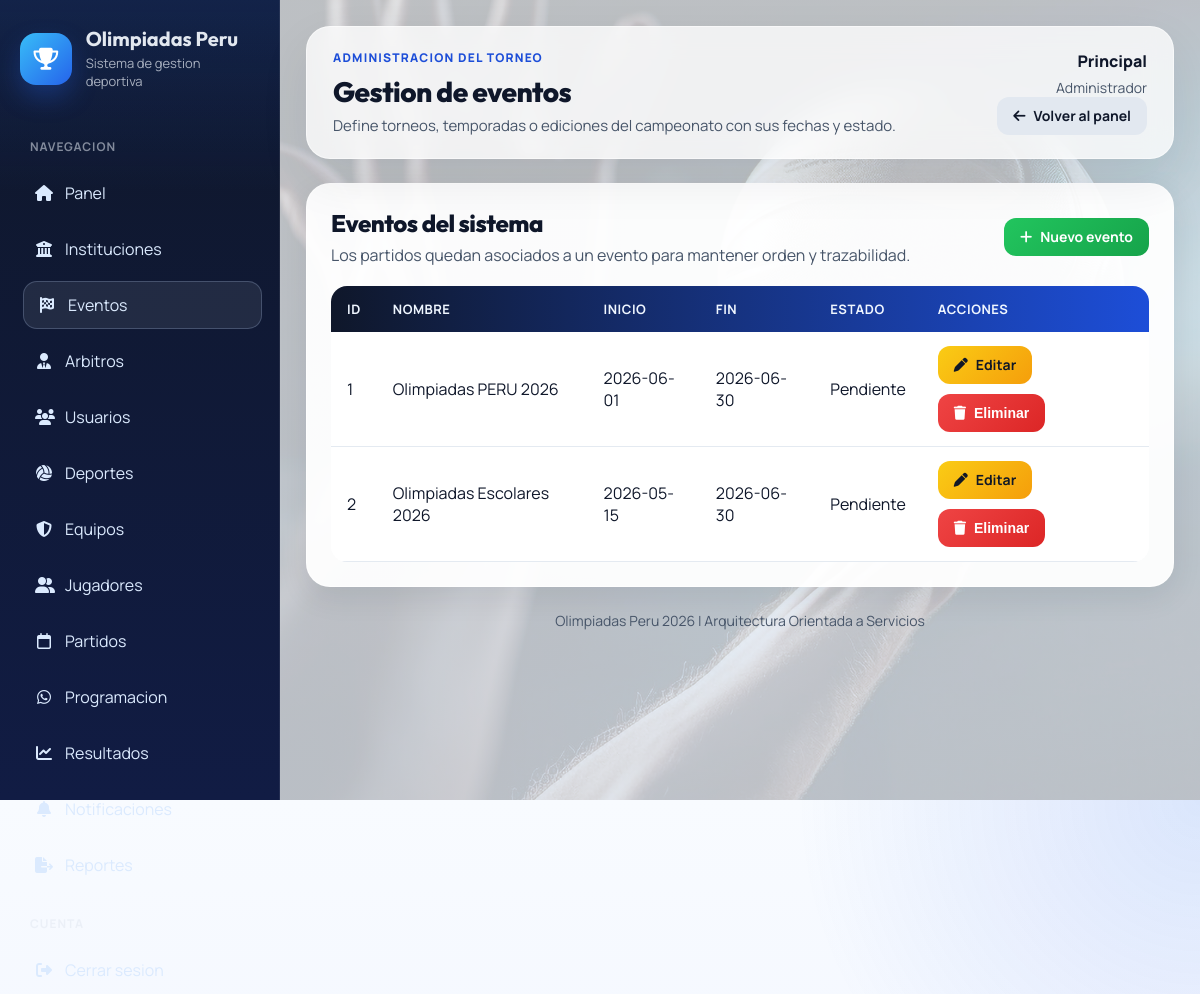
/modules/eventos/index.php (signed in), run on the app's committed database.
### tables this page shows
CREATE TABLE `eventos` (
  `id_evento` int(11) NOT NULL AUTO_INCREMENT,
  `nombre` varchar(150) NOT NULL,
  `descripcion` text DEFAULT NULL,
  `fecha_inicio` date DEFAULT NULL,
  `fecha_fin` date DEFAULT NULL,
  `estado` enum('Pendiente','En Curso','Finalizado') DEFAULT 'Pendiente',
  PRIMARY KEY (`id_evento`)
);

### modules/eventos/index.php (called while the page is built)
<?php require __DIR__ . '/index_view.php'; return; ?>

### includes/auth.php (called while the page is built, shortened)
<?php
function e(string $value): string
{
    return htmlspecialchars($value, ENT_QUOTES, 'UTF-8');
}

### modules/eventos/index_view.php (the view, shortened to what this page needs)
<?php
include '../../config/database.php';
$eventos = $conexion->query('SELECT * FROM eventos ORDER BY fecha_inicio DESC, id_evento DESC')->fetchAll();
require '../../includes/app_header.php';
?>
<section class="panel-card">
    <div class="toolbar">
        <div class="toolbar__title"><h2>Eventos del sistema</h2><p>Los partidos quedan asociados a un evento para mantener orden y trazabilidad.</p></div>
        <div class="actions"><a class="btn btn-success" href="crear.php"><i class="fa-solid fa-plus"></i> Nuevo evento</a></div>
    </div>
    <div class="table-responsive">
        <table class="app-table">
            <thead><tr><th>ID</th><th>Nombre</th><th>Inicio</th><th>Fin</th><th>Estado</th><th>Acciones</th></tr></thead>
            <tbody>
                <?php foreach ($eventos as $evento): ?>
                    <tr>
                        <td><?= e((string) $evento['id_evento']) ?></td>
                        <td><?= e($evento['nombre']) ?></td>
                        <td><?= e((string) ($evento['fecha_inicio'] ?? '-')) ?></td>
                        <td><?= e((string) ($evento['fecha_fin'] ?? '-')) ?></td>
                        <td><?= e((string) ($evento['estado'] ?: 'Pendiente')) ?></td>
                        <td>
                            <div class="table-stack">
                                <a class="btn btn-warning" href="editar.php?id=<?= e((string) $evento['id_evento']) ?>"><i class="fa-solid fa-pen"></i> Editar</a>
                                <form class="inline-form" action="eliminar.php" method="POST" onsubmit="return confirm('¿Eliminar este evento?');">
                                    <button class="btn btn-danger" type="submit"><i class="fa-solid fa-trash"></i> Eliminar</button>
                                </form>
                            </div>
                        </td>
                    </tr>
                <?php endforeach; ?>
            </tbody>
        </table>
    </div>
</section>
<?php require '../../includes/app_footer.php'; ?>

### css/style.css (style rules this page uses)
:root { --bg: #eef2ff; --surface: #ffffff; --text: #0f172a; --text-soft: #475569; --primary: #2563eb; --primary-2: #1d4ed8; --success: #16a34a; --warning: #f59e0b; --danger: #dc2626; --shadow-soft: 0 20px 50px rgba(15, 23, 42, 0.08); --shadow-card: 0 10px 30px rgba(15, 23, 42, 0.08); --radius-xl: 24px; --radius-lg: 18px; --radius-md: 14px; --radius-sm: 10px; --transition: 180ms ease; }
* { box-sizing: border-box; margin: 0; padding: 0; }
html { scroll-behavior: smooth; }
body { background: radial-gradient(circle at top right, rgba(37, 99, 235, 0.14), transparent 28%), radial-gradient(circle at bottom left, rgba(22, 163, 74, 0.12), transparent 24%), linear-gradient(180deg, #f8fbff 0%, var(--bg) 100%); color: var(--text); font-family: "Manrope", "Segoe UI", Tahoma, Geneva, Verdana, sans-serif; min-height: 100vh; }
h1, h2, h3, h4, h5, h6, .app-brand__title, .app-topbar__title { font-family: "Outfit", "Manrope", "Segoe UI", sans-serif; }
a { color: inherit; }
.hero-card, .panel-card, .data-card, .form-card, .auth-card { background: rgba(255, 255, 255, 0.94); border: 1px solid rgba(255, 255, 255, 0.7); border-radius: var(--radius-xl); box-shadow: var(--shadow-card); }
.hero-card, .panel-card, .data-card, .form-card { padding: 24px; }
.toolbar { align-items: center; display: flex; flex-wrap: wrap; gap: 12px; justify-content: space-between; margin-bottom: 20px; }
.toolbar__title h2, .section-title { font-size: 24px; font-weight: 800; letter-spacing: -0.02em; }
.toolbar__title p { color: var(--text-soft); margin-top: 6px; }
.actions { display: flex; flex-wrap: wrap; gap: 10px; }
.table-responsive { overflow-x: auto; }
.app-table, table { background: var(--surface); border-collapse: collapse; border-radius: 16px; overflow: hidden; width: 100%; }
.app-table thead, table thead { background: linear-gradient(90deg, #0f172a, #1d4ed8); }
.app-table th, table th { color: #eff6ff; font-size: 13px; font-weight: 700; letter-spacing: 0.04em; padding: 14px 16px; text-align: left; text-transform: uppercase; }
.app-table td, table td { border-bottom: 1px solid rgba(226, 232, 240, 0.9); color: var(--text); padding: 14px 16px; vertical-align: middle; }
.app-table tbody td, table tbody td { background: rgba(255, 255, 255, 0.9); color: var(--text); }
.table-stack { display: flex; flex-wrap: wrap; gap: 10px; }
.btn, button, input[type="submit"] { align-items: center; border: 0; border-radius: 12px; cursor: pointer; display: inline-flex; font-size: 14px; font-weight: 700; gap: 8px; justify-content: center; line-height: 1; padding: 12px 16px; text-decoration: none; transition: transform var(--transition), box-shadow var(--transition), background var(--transition), opacity var(--transition); }
.btn-success { background: linear-gradient(135deg, #22c55e, #16a34a); color: #fff; }
.btn-warning { background: linear-gradient(135deg, #facc15, #f59e0b); color: #111827; }
.btn-danger { background: linear-gradient(135deg, #ef4444, #dc2626); color: #fff; }
.inline-form { display: inline-flex; }

### data on the page
eventos: id_evento "1", nombre "Olimpiadas PERU 2026", fecha_inicio "2026-06-01", fecha_fin "2026-06-30", estado "Pendiente"
eventos: id_evento "2", nombre "Olimpiadas Escolares 2026", fecha_inicio "2026-05-15", fecha_fin "2026-06-30", estado "Pendiente"

### other printed values
$item['label'] "Panel"
$item['label'] "Instituciones"
$item['label'] "Eventos"
$item['label'] "Arbitros"
$item['label'] "Usuarios"
$item['label'] "Deportes"
$item['label'] "Equipos"
$item['label'] "Jugadores"
$item['label'] "Partidos"
$item['label'] "Programacion"
$item['label'] "Resultados"
$pageHeading "Gestion de eventos"
$pageDescription "Define torneos, temporadas o ediciones del campeonato con sus fechas y estado."
current_user_name() "Principal"
current_role_label() "Administrador"
